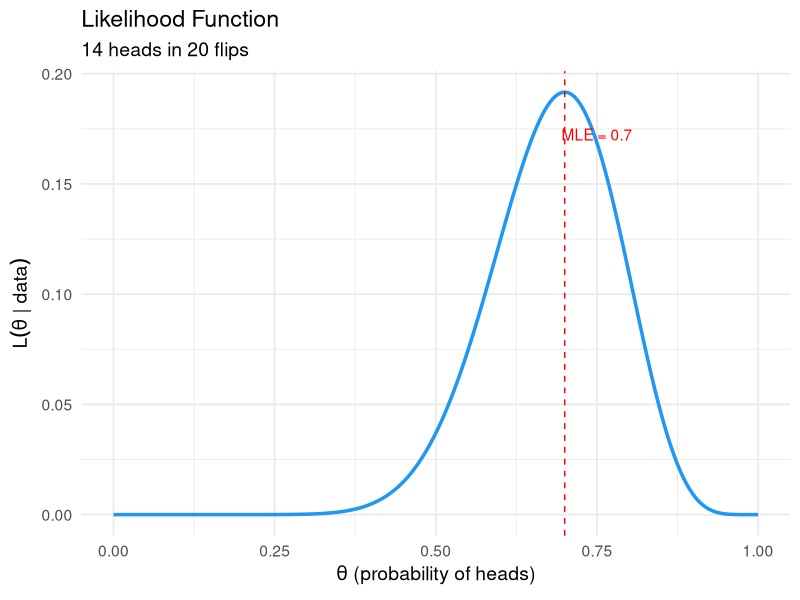
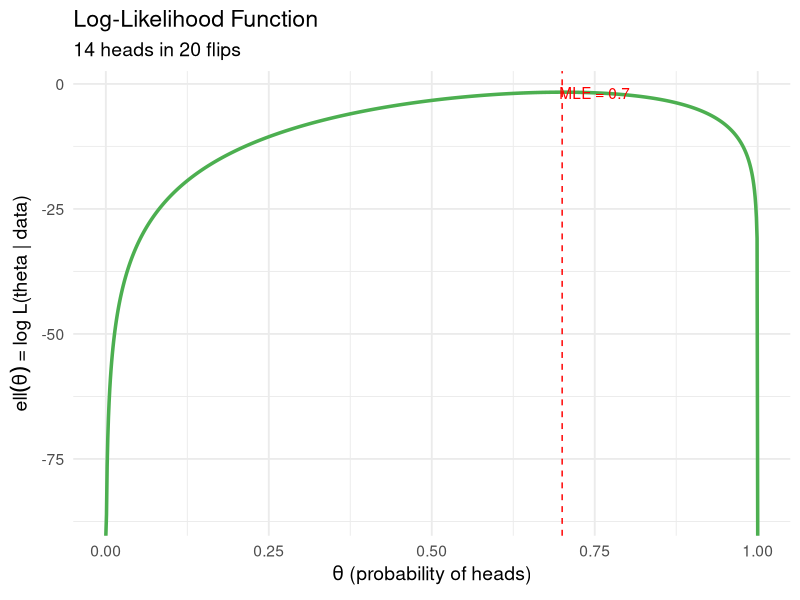
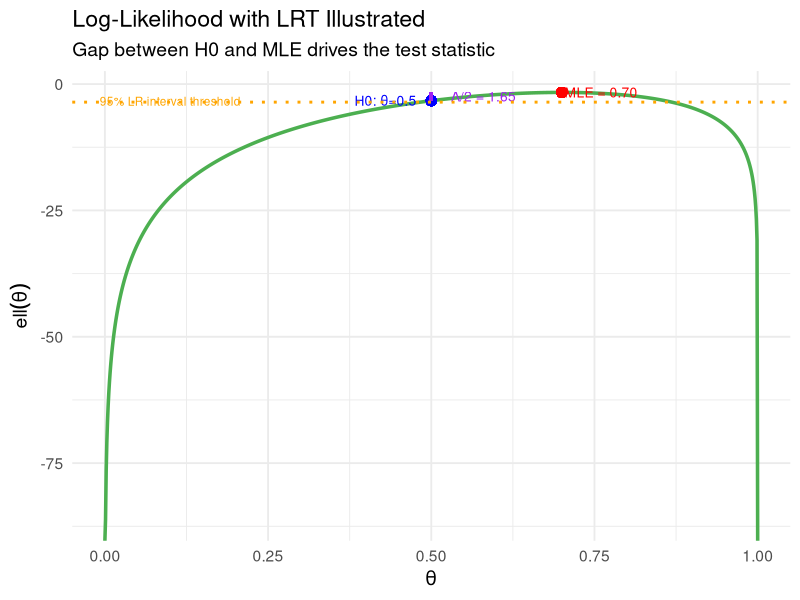

Source code (R) for these figures, in order:
# Observed data
n <- 20       # number of flips
k <- 14       # number of heads

# Grid of possible theta values
theta <- seq(0, 1, length.out = 1000)

# Likelihood: L(theta | data) = dbinom(k, n, theta)
likelihood <- dbinom(k, size = n, prob = theta)

# Log-likelihood: log of the above
log_likelihood <- dbinom(k, size = n, prob = theta, log = TRUE)

library(ggplot2)

df <- data.frame(theta, likelihood, log_likelihood)

# Likelihood plot
ggplot(df, aes(x = theta, y = likelihood)) +
  geom_line(color = "#2196F3", linewidth = 1.2) +
  geom_vline(xintercept = k/n, linetype = "dashed", color = "red") +
  annotate("text", x = k/n + 0.05, y = max(likelihood) * 0.9,
           label = paste("MLE =", k/n), color = "red") +
  labs(
    title = "Likelihood Function",
    subtitle = paste(k, "heads in", n, "flips"),
    x = expression(theta ~ "(probability of heads)"),
    y = expression(L(theta ~ "|" ~ data))
  ) +
  theme_minimal(base_size = 14)

# Log-likelihood plot
ggplot(df, aes(x = theta, y = log_likelihood)) +
  geom_line(color = "#4CAF50", linewidth = 1.2) +
  geom_vline(xintercept = k/n, linetype = "dashed", color = "red") +
  annotate("text", x = k/n + 0.05, y = max(log_likelihood) * 1.1,
           label = paste("MLE =", k/n), color = "red") +
  labs(
    title = "Log-Likelihood Function",
    subtitle = paste(k, "heads in", n, "flips"),
    x = expression(theta ~ "(probability of heads)"),
    y = expression(ell(theta) ~ "= log L(theta | data)")
  ) +
  theme_minimal(base_size = 14)


# Analytical MLE for binomial = k/n
mle_analytical <- k / n
cat("Analytical MLE:", mle_analytical, "\n")

# Numerical MLE using optimization
neg_log_lik <- function(theta) {
  -dbinom(k, size = n, prob = theta, log = TRUE)
}

result <- optimize(neg_log_lik, interval = c(0, 1))
cat("Numerical MLE:", result$minimum, "\n")


# Likelihood Ratio
n <- 20
k <- 14

theta_null <- 0.5          # H0: fair coin
theta_mle  <- k / n        # MLE = 0.70

# Log-likelihoods
ll_null <- dbinom(k, size = n, prob = theta_null, log = TRUE)
ll_mle  <- dbinom(k, size = n, prob = theta_mle,  log = TRUE)

cat("Log-likelihood under H0 (theta=0.5):", round(ll_null, 4), "\n")
cat("Log-likelihood under MLE (theta=0.7):", round(ll_mle, 4), "\n")

# LRT statistic
Lambda <- -2 * (ll_null - ll_mle)
cat("LRT statistic (Lambda):", round(Lambda, 4), "\n")

# p-value from chi-squared distribution with 1 df
p_value <- pchisq(Lambda, df = 1, lower.tail = FALSE)
cat("p-value:", round(p_value, 4), "\n")

#---------------------
theta_grid <- seq(0, 1, length.out = 1000)
ll_grid    <- dbinom(k, size = n, prob = theta_grid, log = TRUE)
df         <- data.frame(theta = theta_grid, ll = ll_grid)

# Critical threshold: MLE - chi2(0.95, df=1)/2
critical_drop <- qchisq(0.95, df = 1) / 2  # = 1.92

ggplot(df, aes(x = theta, y = ll)) +
  geom_line(color = "#4CAF50", linewidth = 1.2) +
  
  # MLE point
  geom_point(aes(x = theta_mle, y = ll_mle),
             color = "red", size = 3) +
  annotate("text", x = theta_mle + 0.06, y = ll_mle,
           label = "MLE = 0.70", color = "red", size = 3.5) +
  
  # H0 point
  geom_point(aes(x = theta_null, y = ll_null),
             color = "blue", size = 3) +
  annotate("text", x = theta_null - 0.07, y = ll_null,
           label = "H0: θ=0.5", color = "blue", size = 3.5) +
  
  # Vertical drop showing the LRT gap
  geom_segment(aes(x = theta_null, xend = theta_null,
                   y = ll_null, yend = ll_mle),
               color = "purple", linewidth = 1, linetype = "dashed") +
  annotate("text", x = theta_null + 0.08, y = (ll_null + ll_mle) / 2,
           label = paste("Λ/2 =", round(Lambda/2, 2)),
           color = "purple", size = 3.5) +
  
  # 95% confidence region (likelihood ratio interval)
  geom_hline(yintercept = ll_mle - critical_drop,
             linetype = "dotted", color = "orange", linewidth = 1) +
  annotate("text", x = 0.1, y = ll_mle - critical_drop + 0.15,
           label = "95% LR interval threshold", color = "orange", size = 3) +
  
  labs(
    title = "Log-Likelihood with LRT Illustrated",
    subtitle = "Gap between H0 and MLE drives the test statistic",
    x = expression(theta),
    y = expression(ell(theta))
  ) +
  theme_minimal(base_size = 14)
